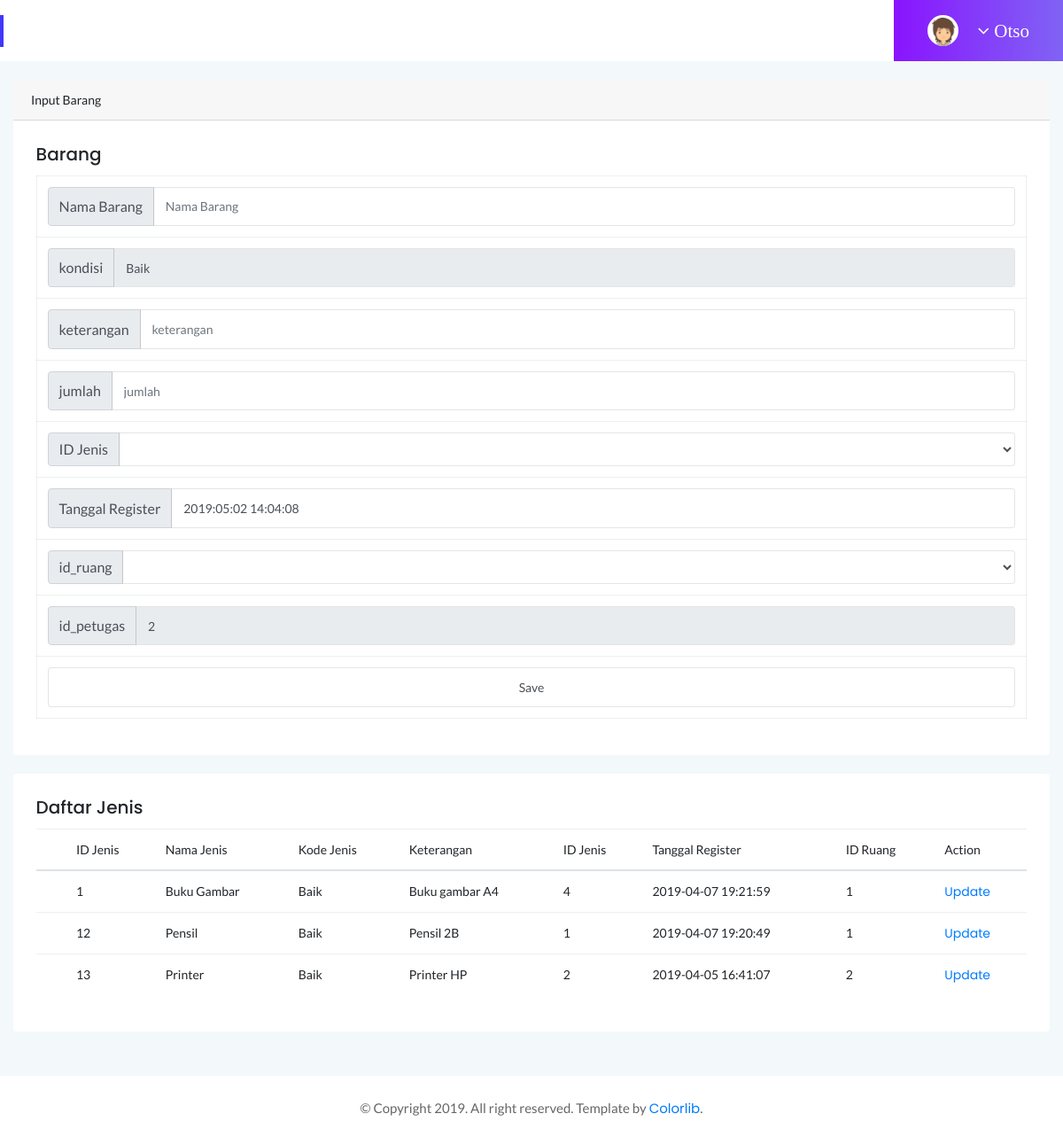
The page /inventaris.php on the database its author committed.
### tables this page shows
CREATE TABLE `petugas` (
  `id_petugas` int(11) NOT NULL,
  `username` varchar(64) NOT NULL,
  `password` varchar(32) NOT NULL,
  `nama_petugas` varchar(225) NOT NULL,
  `id_level` int(11) NOT NULL,
  `status` int(1) NOT NULL
);

CREATE TABLE `inventaris` (
  `id_inventaris` int(11) NOT NULL,
  `nama` varchar(225) NOT NULL,
  `kondisi` varchar(32) NOT NULL,
  `keterangan` longtext NOT NULL,
  `jumlah` int(15) NOT NULL,
  `id_jenis` int(11) NOT NULL,
  `tanggal_register` datetime NOT NULL,
  `id_ruang` int(11) NOT NULL,
  `kode_inventaris` varchar(11) DEFAULT NULL,
  `id_petugas` int(11) NOT NULL
);

### library/oop.php (called while the page is built, shortened)
<?php
    class oop{
        function tampil($con,$table){
            $sql = "SELECT * FROM $table";
            $query = mysqli_query($con,$sql);
            while ($data = mysqli_fetch_array($query)){
                $isi[] = $data;
            }
            return $isi;
        }
    }
?>

### inventaris.php (the view, shortened to what this page needs)
<!doctype html>
<html class="no-js" lang="en">
<?php
include 'library/oop.php';
include 'controller/controller.php';
$perintah = new oop();
$waktu = date('Y:m:d H:i:s');
$table = "inventaris";
@$nama = $_POST['nama_barang'];
@$kondisi = "Baik";
@$keterangan = $_POST['keterangan'];
@$jumlah = $_POST['jumlah'];
@$jenis = $_POST['jenis'];
@$tanggal_register = $_POST['tanggal_register'];
@$id_ruang = $_POST['id_ruang'];
@$kode_inventaris = null;
@$kode_petugas = $_POST['id_petugas'];
@$isi = "id_inventaris='', nama='$nama',kondisi='$kondisi',keterangan = '$keterangan', jumlah='$jumlah',id_jenis='$jenis',tanggal_register='$tanggal_register',id_ruang='$id_ruang',kode_inventaris='$kode_inventaris',id_petugas='$kode_petugas'";
$cek = "SELECT * FROM petugas WHERE status = '1'";
$mysql = mysqli_query($con,$cek);
$staff = mysqli_fetch_array($mysql);
?>
<head>
    <link rel="stylesheet" href="assets/css/bootstrap.min.css">
    <link rel="stylesheet" href="assets/css/font-awesome.min.css">
    <link rel="stylesheet" href="assets/css/themify-icons.css">
    <link rel="stylesheet" href="assets/css/metisMenu.css">
    <link rel="stylesheet" href="assets/css/owl.carousel.min.css">
    <link rel="stylesheet" href="assets/css/slicknav.min.css">
    <link rel="stylesheet" type="text/css" href="https://cdn.datatables.net/1.10.19/css/jquery.dataTables.css">
    <link rel="stylesheet" type="text/css" href="https://cdn.datatables.net/1.10.18/css/dataTables.bootstrap4.min.css">
    <link rel="stylesheet" type="text/css"
        href="https://cdn.datatables.net/responsive/2.2.3/css/responsive.bootstrap.min.css">
    <link rel="stylesheet" type="text/css"
        href="https://cdn.datatables.net/responsive/2.2.3/css/responsive.jqueryui.min.css">
    <link rel="stylesheet" href="assets/css/typography.css">
    <link rel="stylesheet" href="assets/css/default-css.css">
    <link rel="stylesheet" href="assets/css/styles.css">
    <link rel="stylesheet" href="assets/css/responsive.css">
</head>
<body>
    <div class="page-container">
        <div class="main-content">
            <form action="" method="POST">
            <div class="page-title-area">
                <div class="row align-items-center">
                    <div class="col-sm-6">
                    </div>
                    <div class="col-sm-6 clearfix">
                        <div class="user-profile pull-right">
                            <img class="avatar user-thumb" src="assets/images/author/avatar.png" alt="avatar">
                            <h4 class="user-name dropdown-toggle" data-toggle="dropdown"><i
                                    class="fa fa-angle-down">
                                <?php echo $staff['nama_petugas']?>
                                </i></h4>
                        </div>
                    </div>
                </div>
            </div>
            <div class="main-content-inner">
                    <br>
                    <div class="card">
                        <div class="card-header">
                            Input Barang
                        </div>
                        <div class="card-body">
                            <h5 class="card-title">Barang</h5>
                            <table class="table table-bordered">
                                <thead class="thead-light">
                                <tbody>
                                    <tr>
                                        <td>
                                            <div class="input-group">
                                                <div class="input-group-prepend">
                                                    <span class="input-group-text">Nama Barang</span>
                                                </div>
                                                <input class="form-control" type="text" placeholder="Nama Barang"
                                                    aria-label="Nama barang" value="<?php echo  @$edit['nama']?>"
                                                    name="nama_barang" required>
                                            </div>
                                        </td>
                                    </tr>
                                    <tr>
                                        <td>
                                            <div class="input-group">
                                                <div class="input-group-prepend">
                                                    <span class="input-group-text">kondisi</span>
                                                </div>
                                                <input class="form-control" type="text" placeholder="Kondisi"
                                                    aria-label="Kondisi" value="Baik" name="kondisi" readonly required>
                                            </div>
                                        </td>
                                    </tr>
                                    <tr>
                                        <td>
                                            <div class="input-group">
                                                <div class="input-group-prepend">
                                                    <span class="input-group-text">keterangan</span>
                                                </div>
                                                <input class="form-control" type="text" placeholder="keterangan"
                                                    aria-label="keterangan" value="<?php echo  @$edit['keterangan']?>"
                                                    name="keterangan" required>
                                            </div>
                                        </td>
                                    </tr>
                                    <tr>
                                        <td>
                                            <div class="input-group">
                                                <div class="input-group-prepend">
                                                    <span class="input-group-text">jumlah</span>
                                                </div>
                                                <input class="form-control" type="number" placeholder="jumlah"
                                                    aria-label="jumlah" min="0" max="9999999999999"
                                                    value="<?php echo  @$edit['jumlah']?>" name="jumlah" required>
                                            </div>
                                        </td>
                                    </tr>
                                    <tr>
                                        <td>
                                            <div class="input-group">
                                                <div class="input-group-prepend">
                                                    <span class="input-group-text">ID Jenis</span>
                                                </div>
                                                <select name="jenis" id="" class="form-control">
                                                <option value="<?php echo  @$edit['id_jenis']?>"><?php
                                                ?></option>
                                                <?php
                                                $tampil_jenis = $perintah->tampil($con,'jenis');
                                                foreach($tampil_jenis as $type){
                                                ?>
                                                <option value="<?php echo $type[0]?>"><?php echo $type[1]?></option>
                                                <?php } ?>
                                                </select>
                                            </div>
                                        </td>
                                    </tr>
                                    <tr>
                                        <td>
                                            <div class="input-group">
                                                <div class="input-group-prepend">
                                                    <span class="input-group-text">Tanggal Register</span>
                                                </div>
                                                <input class="form-control" type="datetime"
                                                    placeholder="Tanggal Register" aria-label="Tanggal Register"
                                                    value="<?php echo $waktu?>"
                                                    name="tanggal_register" required>
                                            </div>
                                        </td>
                                    </tr>
                                    <tr>
                                        <td>
                                            <div class="input-group">
                                                <div class="input-group-prepend">
                                                    <span class="input-group-text">id_ruang</span>
                                                </div>
                                                <select name="id_ruang" id="" class="form-control">
                                                <option value="<?php echo @$edit['id_ruang']?>"><?php
                                                ?></option>
                                                <?php
                                                $tampil_jenis = $perintah->tampil($con,'ruang');
                                                foreach($tampil_jenis as $type){
                                                ?>
                                                <option value="<?php echo $type[0]?>"><?php echo $type[1]?></option>
                                                <?php } ?>
                                                </select>
                                            </div>
                                        </td>
                                    </tr>
                                    <tr>
                                        <td>
                                            <div class="input-group">
                                                <div class="input-group-prepend">
                                                    <span class="input-group-text">id_petugas</span>
                                                </div>
                                                <input class="form-control" readonly type="text" placeholder="id_petugas"
                                                    aria-label="id_petugas" value="<?php echo @$staff[0]?>"
                                                    name="id_petugas" required>
                                            </div>
                                        </td>
                                    </tr>
                                </tbody>
                                <tfoot>
                                    <tr>
                                        <td>
                                        <?php if(@$_GET['kode']==""){?>
                                            <input name="simpan" id="" class="form-control btn btn-sucess" type="submit"
                                                value="Save">
                                            <?php } else { ?>
                                            <input name="update" id="" class="form-control btn btn-sucess" type="submit"
                                                value="Update">
                                            <?php } ?>
                                        </td>
                                    </tr>
                                </tfoot>
                            </table>
                        </div>
                    </div>
                    <br>
                    <div class="card">
                        <div class="card-body">
                            <h5 class="card-title">Daftar Jenis</h5>
                            <div class="data-tables datatable-primary">
                                <table class="table" id="dataTable">
                                    <th>
                                    <td>ID Jenis</td>
                                    <td>Nama Jenis</td>
                                    <td>Kode Jenis</td>
                                    <td>Keterangan</td>
                                    <td>ID Jenis</td>
                                    <td>Tanggal Register</td>
                                    <td>ID Ruang</td>
                                    <td>Action</td>
                                    </th>
                                    <tbody>
                                        <?php
                                    $field = $perintah->tampil($con,$table);
                                    foreach($field as $data){
                                    ?>
                                        <tr>
                                            <td></td>
                                            <td><?php echo $data[0]?></td>
                                            <td><?php echo $data[1]?></td>
                                            <td><?php echo $data[2]?></td>
                                            <td><?php echo $data[3]?></td>
                                            <td><?php echo $data['id_jenis']?></td>
                                            <td><?php echo $data['tanggal_register']?></td>
                                            <td><?php echo $data['id_ruang']?></td>
                                            <td>
                                                <a href="?form&edit&kode='<?php echo $data[0]?>'">Update</a>
                                            </td>
                                        </tr>
                                        <?php }?>
                                    </tbody>
                                </table>
                            </div>
                        </div>
                    </div>
                </form>
            </div>
            <footer>
                <div class="footer-area">
                    <p>© Copyright 2019. All right reserved. Template by <a
                            href="https://colorlib.com/wp/">Colorlib</a>.</p>
                </div>
            </footer>
        </div>
</body>
</html>

### rows shown on the page
petugas: nama_petugas "Otso", id_petugas "2"
inventaris: id_inventaris "1", nama "Buku Gambar", kondisi "Baik", keterangan "Buku gambar A4", id_jenis "4", tanggal_register "2019-04-07 19:21:59", id_ruang "1"
inventaris: id_inventaris "12", nama "Pensil", kondisi "Baik", keterangan "Pensil 2B", id_jenis "1", tanggal_register "2019-04-07 19:20:49", id_ruang "1"
inventaris: id_inventaris "13", nama "Printer", kondisi "Baik", keterangan "Printer HP", id_jenis "2", tanggal_register "2019-04-05 16:41:07", id_ruang "2"
